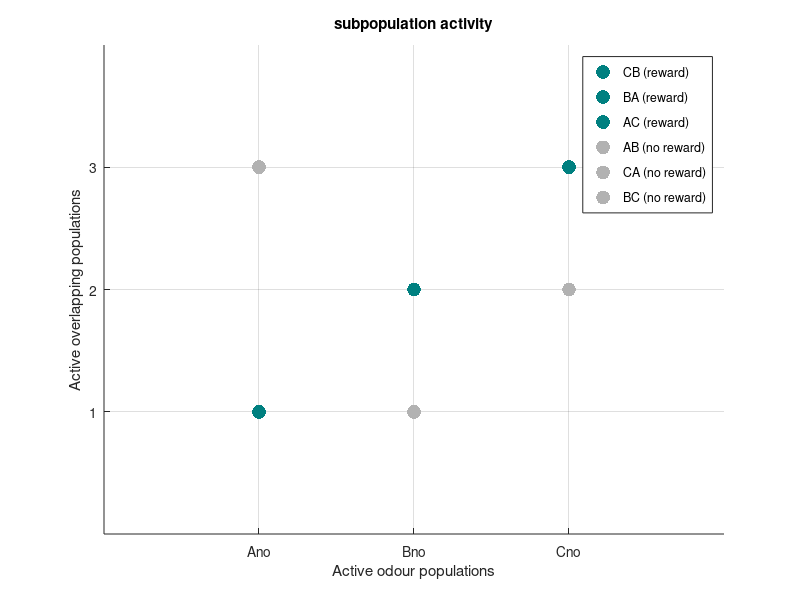

Write the MATLAB code that produced this figure. (Note: this script raises an error after producing the figure.)
%% can the perceptron (single layer) solve the problem in the first place
% if I assume that the activity of certain subpopulations gives me
% information about which of the odours were presented in which order (1st
% is smaller subpopulation of overlap and second is broader population
% which is always active) then I can try to treat the problem as a linear
% seperability problem to see if it's solvable using a single layer
% perceptron as I have done 

% Plot the pairs
marker_size = 100;
colour_reward =  [0, 128, 128] / 255;
colour_no_reward = [.7 .7 .7];
figure;
scatter(2, 2, marker_size, 'filled', 'MarkerFaceColor', colour_reward, 'DisplayName', 'CB (reward)'); hold on;
scatter(1, 1, marker_size, 'filled', 'MarkerFaceColor', colour_reward, 'DisplayName', 'BA (reward)');
scatter(3, 3, marker_size, 'filled', 'MarkerFaceColor', colour_reward, 'DisplayName', 'AC (reward)');
scatter(2, 1, marker_size, 'filled', 'MarkerFaceColor', colour_no_reward, 'DisplayName', 'AB (no reward)');
scatter(1, 3, marker_size, 'filled', 'MarkerFaceColor', colour_no_reward, 'DisplayName', 'CA (no reward)');
scatter(3, 2, marker_size, 'filled', 'MarkerFaceColor', colour_no_reward, 'DisplayName', 'BC (no reward)');

xlabel('Active odour populations');
ylabel('Active overlapping populations');
labels_x = {'Ano', 'Bno', 'Cno'};
labels_y = {'1', '2', '3'};
set(gca, 'XTick', 1:3, 'XTickLabel', labels_x, 'YTick', 1:3, 'YTickLabel', labels_y);
ylim([0 4]); xlim([0 4])
title('subpopulation activity');
legend('Location', 'best');
grid on;

%% try to solve perceptron based on simplified data 
% 0 = not firing, 1 = fired in first odour but not since then, 
% 2 = fired in second odour but wasnt potentiated, 3 = potentiated and
% fired in second odour

column_labels = {'A', 'B', 'C', 'e1', 'e2', 'e3'};

% event_data = [1 2 0 3 2 1
%         0 1 2 1 3 2
%         2 0 1 2 1 3
%         2 1 0 3 1 2
%         0 2 1 2 3 1
%         1 0 2 1 2 3];
% 
target_output = [1 1 1 0 0 0]; % where 1 = reward, 0 = no reward
% input_data = [event_data, target_output'];

% data simpler 

input = [0 0 1 0 0 1
              0 1 0 0 1 0 
              1 0 0 1 0 0 
              0 1 0 1 0 0 
              0 0 1 0 1 0 
              1 0 0 0 0 1];
input_data = [input, target_output'];

% run perceptorn just with this simplified input for many trials to see if
% it can learn weights
%[performance_accuracy, error, w]    = run_perceptron_db(input_data);
[error, W1, W2] = train_multilayer_perceptron(input, target_output);
%%  Debug plot (requires fastsmooth function)
figure;
plot(fastsmooth((error),10)), set(gca,'FontSize',18), axis square
xlabel('Trial Number','FontSize',24), ylabel('Moving Average Error','FontSize',24)

[performance_test] = test_perceptron_output(input_data, w);
box off;